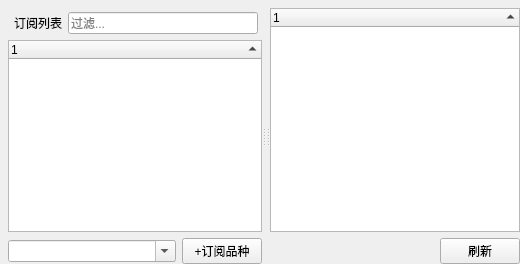
     <widget class="QWidget" name="unnamed1" native="true">
      <property name="sizePolicy">
       <sizepolicy hsizetype="Preferred" vsizetype="Maximum">
        <horstretch>0</horstretch>
        <verstretch>0</verstretch>
       </sizepolicy>
      </property>
      <layout class="QHBoxLayout" name="horizontalLayout_2" stretch="0">
       <property name="spacing">
        <number>0</number>
       </property>
       <property name="leftMargin">
        <number>8</number>
       </property>
       <property name="topMargin">
        <number>8</number>
       </property>
       <property name="rightMargin">
        <number>0</number>
       </property>
       <property name="bottomMargin">
        <number>0</number>
       </property>
       <item>
        <widget class="QSplitter" name="horizontalSplitter_2">
         <property name="sizeHint" stdset="0">
          <size>
           <width>518</width>
           <height>269</height>
          </size>
         </property>
         <property name="orientation">
          <enum>Qt::Horizontal</enum>
         </property>
         <widget class="QWidget" name="layoutWidget">
          <layout class="QVBoxLayout" name="verticalLayout_6">
           <property name="rightMargin">
            <number>0</number>
           </property>
           <item>
            <layout class="QHBoxLayout" name="horizontalLayout_6">
             <property name="leftMargin">
              <number>6</number>
             </property>
             <property name="topMargin">
              <number>4</number>
             </property>
             <property name="rightMargin">
              <number>4</number>
             </property>
             <property name="bottomMargin">
              <number>0</number>
             </property>
             <item>
              <widget class="QLabel" name="label">
               <property name="text">
                <string>订阅列表</string>
               </property>
              </widget>
             </item>
             <item>
              <widget class="QLineEdit" name="edFilter">
               <property name="placeholderText">
                <string>过滤...</string>
               </property>
               <property name="clearButtonEnabled">
                <bool>true</bool>
               </property>
              </widget>
             </item>
            </layout>
           </item>
           <item>
            <widget class="QTreeWidget" name="symbollist">
             <property name="styleSheet">
              <string notr="true"/>
             </property>
             <property name="indentation">
              <number>0</number>
             </property>
             <property name="sortingEnabled">
              <bool>true</bool>
             </property>
             <column>
              <property name="text">
               <string notr="true">1</string>
              </property>
             </column>
            </widget>
           </item>
           <item>
            <layout class="QHBoxLayout" name="horizontalLayout" stretch="1,0">
             <property name="bottomMargin">
              <number>0</number>
             </property>
             <item>
              <widget class="QComboBox" name="comboBox">
               <property name="editable">
                <bool>true</bool>
               </property>
              </widget>
             </item>
             <item>
              <widget class="QPushButton" name="pushButton_4">
               <property name="styleSheet">
                <string notr="true"/>
               </property>
               <property name="text">
                <string>+订阅品种</string>
               </property>
              </widget>
             </item>
            </layout>
           </item>
          </layout>
         </widget>
         <widget class="QWidget" name="widget_4" native="true">
          <layout class="QHBoxLayout" name="horizontalLayout_3" stretch="0">
           <property name="spacing">
            <number>3</number>
           </property>
           <property name="leftMargin">
            <number>0</number>
           </property>
           <property name="topMargin">
            <number>0</number>
           </property>
           <property name="rightMargin">
            <number>0</number>
           </property>
           <property name="bottomMargin">
            <number>0</number>
           </property>
           <item>
            <widget class="QSplitter" name="horizontalSplitter">
             <property name="minimumSize">
              <size>
               <width>0</width>
               <height>0</height>
              </size>
             </property>
             <property name="sizeHint" stdset="0">
              <size>
               <width>260</width>
               <height>228</height>
              </size>
             </property>
             <property name="orientation">
              <enum>Qt::Horizontal</enum>
             </property>
             <widget class="QWidget" name="verticalLayoutWidget">
              <layout class="QVBoxLayout" name="verticalLayout_13">
               <property name="rightMargin">
                <number>0</number>
               </property>
               <item>
                <widget class="QWidget" name="chatwidget" native="true">
                 <property name="minimumSize">
                  <size>
                   <width>0</width>
                   <height>0</height>
                  </size>
                 </property>
                 <property name="focusPolicy">
                  <enum>Qt::StrongFocus</enum>
                 </property>
                </widget>
               </item>
              </layout>
             </widget>
             <widget class="QWidget" name="verticalLayoutWidget_2">
              <layout class="QVBoxLayout" name="verticalLayout_14">
               <property name="rightMargin">
                <number>0</number>
               </property>
               <item>
                <widget class="QTreeWidget" name="kstree">
                 <property name="indentation">
                  <number>0</number>
                 </property>
                 <property name="sortingEnabled">
                  <bool>true</bool>
                 </property>
                 <column>
                  <property name="text">
                   <string notr="true">1</string>
                  </property>
                 </column>
                </widget>
               </item>
               <item>
                <layout class="QHBoxLayout" name="horizontalLayout_10" stretch="1,0">
                 <property name="bottomMargin">
                  <number>0</number>
                 </property>
                 <item>
                  <widget class="QLabel" name="label_10">
                   <property name="text">
                    <string/>
                   </property>
                  </widget>
                 </item>
                 <item>
                  <widget class="QPushButton" name="pushButton_6">
                   <property name="minimumSize">
                    <size>
                     <width>60</width>
                     <height>0</height>
                    </size>
                   </property>
                   <property name="text">
                    <string>刷新</string>
                   </property>
                  </widget>
                 </item>
                </layout>
               </item>
              </layout>
             </widget>
            </widget>
           </item>
          </layout>
         </widget>
        </widget>
       </item>
      </layout>
     </widget>
